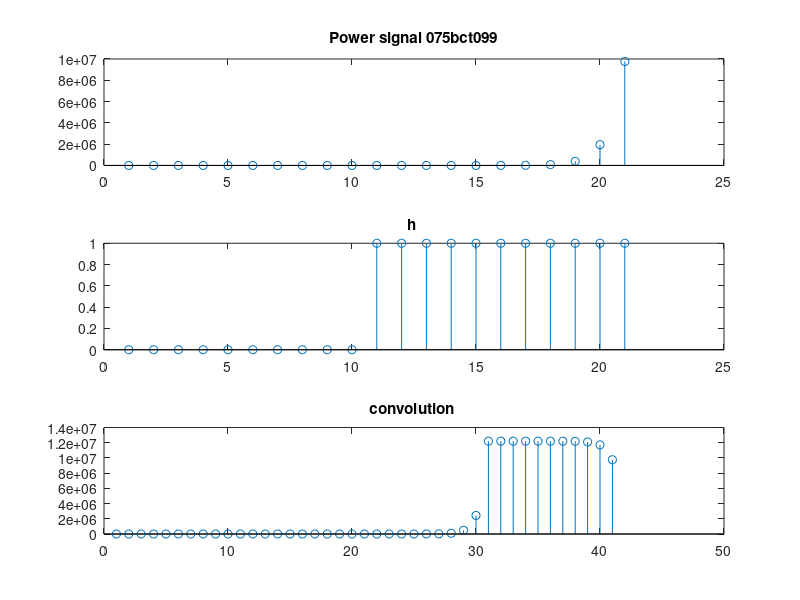

Recreate this plot in MATLAB.
clc;
n = -10:10;
x= [];
h = [];
pow =[];

a = input("Input for constant value a bwt 0 and 1 :");
for(n = -10:10)
  
  if(n >=0)
    h = [h 1];
  else
    h = [h 0];
  end
  pow = [pow a.^n];
end

x= pow.*h;
y = conv(x,h);
subplot(311);
stem(x);
title("Power signal 075bct099");
subplot(312);
stem(h);
title("h ");
subplot(313);
stem(y);
title("convolution ");
    